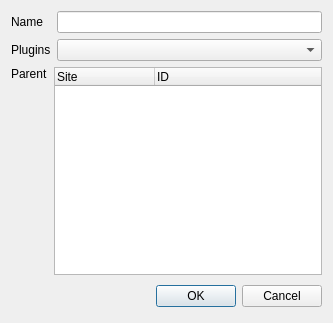
<ui version="4.0" >
 <class>addDevice</class>
 <widget class="QDialog" name="addDevice" >
  <property name="geometry" >
   <rect>
    <x>0</x>
    <y>0</y>
    <width>333</width>
    <height>323</height>
   </rect>
  </property>
  <property name="windowTitle" >
   <string>Add device</string>
  </property>
  <layout class="QGridLayout" >
   <item row="0" column="0" >
    <layout class="QGridLayout" >
     <item row="0" column="0" >
      <widget class="QLabel" name="label_2" >
       <property name="text" >
        <string>Name</string>
       </property>
       <property name="buddy" >
        <cstring>name</cstring>
       </property>
      </widget>
     </item>
     <item row="0" column="1" >
      <widget class="QLineEdit" name="name" />
     </item>
     <item row="1" column="0" >
      <widget class="QLabel" name="label" >
       <property name="text" >
        <string>Plugins</string>
       </property>
       <property name="buddy" >
        <cstring>pluginList</cstring>
       </property>
      </widget>
     </item>
     <item row="1" column="1" >
      <widget class="QComboBox" name="pluginList" />
     </item>
     <item row="3" column="0" colspan="2" >
      <layout class="QGridLayout" >
       <item row="0" column="0" >
        <widget class="QLabel" name="label_3" >
         <property name="text" >
          <string>Parent</string>
         </property>
         <property name="buddy" >
          <cstring>treeWidget</cstring>
         </property>
        </widget>
       </item>
       <item rowspan="2" row="0" column="1" >
        <widget class="QTreeWidget" name="treeWidget" >
         <column>
          <property name="text" >
           <string>Site</string>
          </property>
         </column>
         <column>
          <property name="text" >
           <string>ID</string>
          </property>
         </column>
        </widget>
       </item>
       <item row="1" column="0" >
        <spacer>
         <property name="orientation" >
          <enum>Qt::Vertical</enum>
         </property>
         <property name="sizeHint" >
          <size>
           <width>20</width>
           <height>171</height>
          </size>
         </property>
        </spacer>
       </item>
      </layout>
     </item>
    </layout>
   </item>
   <item row="1" column="0" >
    <layout class="QHBoxLayout" >
     <property name="spacing" >
      <number>6</number>
     </property>
     <property name="leftMargin" >
      <number>0</number>
     </property>
     <property name="topMargin" >
      <number>0</number>
     </property>
     <property name="rightMargin" >
      <number>0</number>
     </property>
     <property name="bottomMargin" >
      <number>0</number>
     </property>
     <item>
      <spacer>
       <property name="orientation" >
        <enum>Qt::Horizontal</enum>
       </property>
       <property name="sizeHint" >
        <size>
         <width>131</width>
         <height>31</height>
        </size>
       </property>
      </spacer>
     </item>
     <item>
      <widget class="QPushButton" name="okButton" >
       <property name="text" >
        <string>OK</string>
       </property>
      </widget>
     </item>
     <item>
      <widget class="QPushButton" name="cancelButton" >
       <property name="text" >
        <string>Cancel</string>
       </property>
      </widget>
     </item>
    </layout>
   </item>
  </layout>
 </widget>
 <resources/>
 <connections>
  <connection>
   <sender>okButton</sender>
   <signal>clicked()</signal>
   <receiver>addDevice</receiver>
   <slot>accept()</slot>
   <hints>
    <hint type="sourcelabel" >
     <x>278</x>
     <y>253</y>
    </hint>
    <hint type="destinationlabel" >
     <x>96</x>
     <y>254</y>
    </hint>
   </hints>
  </connection>
  <connection>
   <sender>cancelButton</sender>
   <signal>clicked()</signal>
   <receiver>addDevice</receiver>
   <slot>reject()</slot>
   <hints>
    <hint type="sourcelabel" >
     <x>369</x>
     <y>253</y>
    </hint>
    <hint type="destinationlabel" >
     <x>179</x>
     <y>282</y>
    </hint>
   </hints>
  </connection>
 </connections>
</ui>
